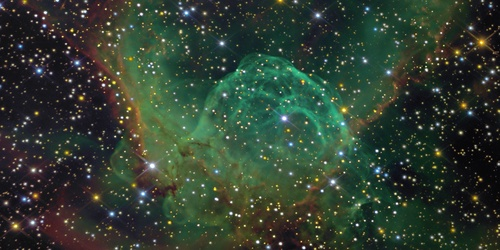
#> input picture Arithmetic opr/Galaxy.jpg, 500 x 250 px, found by its file name
$ python translate.py
#> lines starting #> are read from the running program, lines starting #| are printed output that depends on the picture
import cv2
import numpy as np

FILE_NAME = 'Galaxy.jpg'
# Create translation matrix.
# If the shift is (x, y) then matrix would be
# M = [1 0 x]
#	 [0 1 y]
# Let's shift by (100, 50).
M = np.float32([[1, 0, 100], [0, 1, 50]])

try:

	# Read image from disk.
	img = cv2.imread(FILE_NAME)
#> img is the input picture: shape (250, 500, 3); mean B, G, R 49.4, 62.5, 48.9
	(rows, cols) = img.shape[:2]
#> rows = 250; cols = 500

	# warpAffine does appropriate shifting given the translation matrix.
	res = cv2.warpAffine(img, M, (cols, rows))
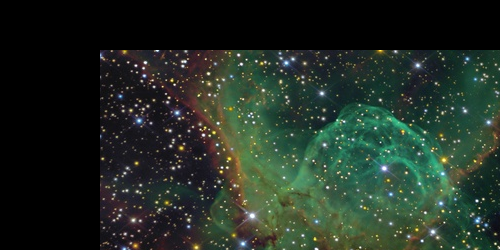
#> res: shape (250, 500, 3); mean B, G, R 36.3, 45.8, 33.9

	# Write image back to disk.
	cv2.imwrite('Trans.jpg', res)

except IOError:
	print ('Error while reading files !!!')

$ run again, with Arithmetic opr/Collapsed.jpg copied over Arithmetic opr/Galaxy.jpg
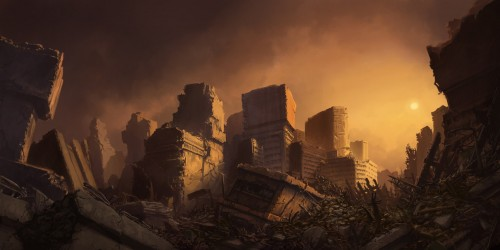
#> input picture Arithmetic opr/Collapsed.jpg, 500 x 250 px, found by its file name
#> img is the input picture: shape (250, 500, 3); mean B, G, R 34.8, 52.4, 81
#> `res = cv2.warpAffine(img, M, (cols, rows))`:
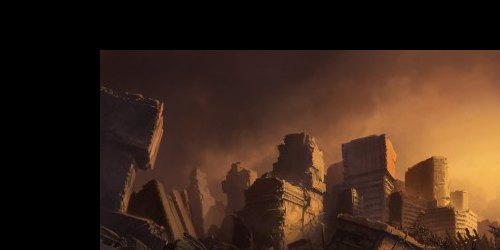
#> res: shape (250, 500, 3); mean B, G, R 26.2, 39.3, 61
